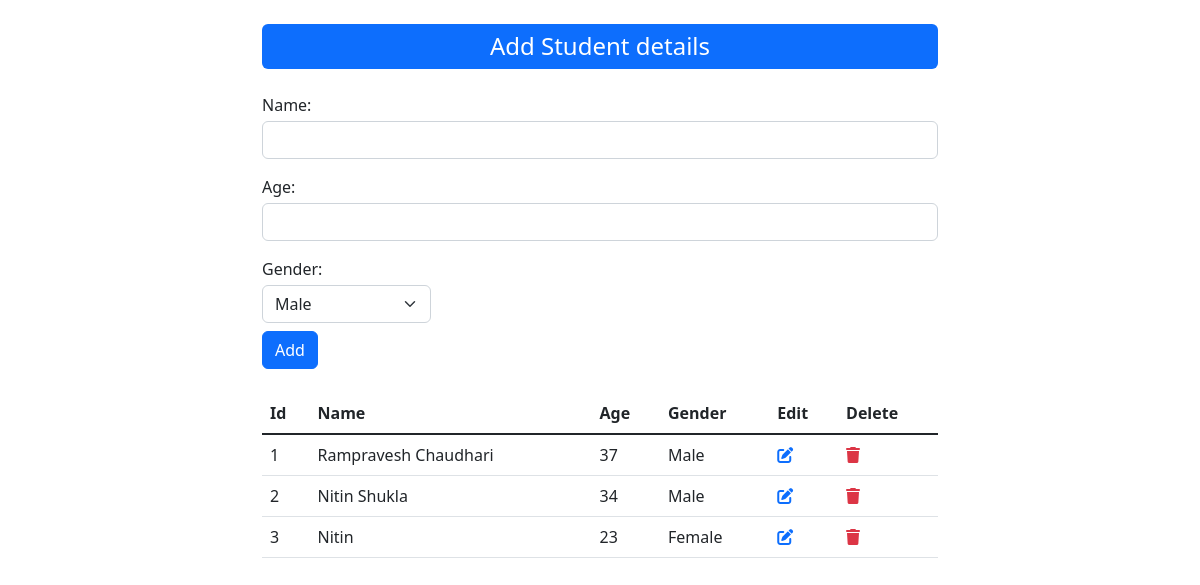
The app's page /, older data.
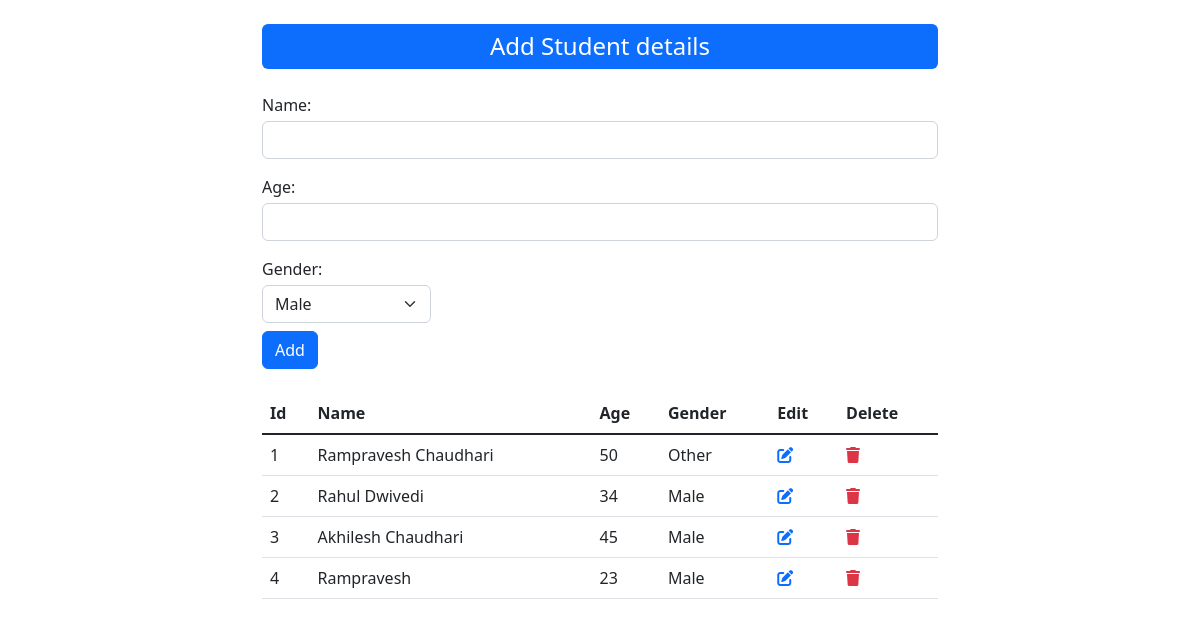
The same page, newer data.
### core/models.py (models this page shows)
class Student(models.Model):
    name = models.CharField(max_length=100)
    age = models.IntegerField()
    gender = models.CharField(choices=SELECT_GENDER,max_length=100)

### core/views.py (the view)
# urls.py: path("",views.register,name="home"),
def register(request):
    if request.method == "POST":
        form = StudentRegister(request.POST)
        if form.is_valid():
            data = form.cleaned_data
            name = data['name']
            age = data['age']
            gender = data['gender']
            s = Student.objects.create(name=name, age=age, gender=gender)
            messages.success(
                request, f"{s.name} data has been saved successfully")
            return JsonResponse({"Yes":"Suceeded"})
    else:
        form = StudentRegister()
    students = Student.objects.all()
    context = {
        'form': form,
        'students': students
    }
    return render(request, "core/home.html", context)

### core/forms.py
class StudentRegister(forms.Form):
    name = forms.CharField(
        required=True, label_suffix=":", widget=forms.TextInput(attrs={"class": "form-control"}))
    age = forms.IntegerField(max_value=100, min_value=18, widget=forms.NumberInput(
        attrs={"class": "form-control"}))
    gender = forms.ChoiceField(choices=SELECT_GENDER,widget=forms.Select(attrs={"class":"form-select w-25"}))

### core/templates/core/home.html (shortened to what this page needs)
{% extends 'core/base.html' %}
{% load static %}
{% block content %}
<div class="container">
    <h4 class="bg-primary py-2 mt-4 rounded-2 text-center text-white mb-4">Add Student details</h4>
    <form action="" method="post" id="add-student">
        {% for field in form %}
            <div class="form-input mt-3">
                <label class="mb-1" for="{{ field.auto_id }} ">{{field.label_tag|striptags}}</label>
                {{ field }}
            </div>
        {% endfor %}
        <input type="submit" value="Add" class="btn btn-primary mt-2">
    </form>
    <div class="student-details">
        <table class="table mt-4">
            <thead>
                <tr>
                    <th scope="col">Id</th>
                    <th scope="col">Name</th>
                    <th scope="col">Age</th>
                    <th scope="col">Gender</th>
                    <th scope="col">Edit</th>
                    <th scope="col">Delete</th>
                </tr>
            </thead>
            <tbody class="table-group-divider">
                {% for student in students %}
                    <tr>
                        <td scope="row">{{ forloop.counter }}</td>
                        <td scope="row">{{ student.name }}</td>
                        <td scope="row">{{ student.age }}</td>
                        <td scope="row">{{ student.gender }}</td>
                         <td scope="row">
                            <a class="btn-sm" href="{% url 'edit' student.id %}">
                                <i class="fa-solid fa-edit"></i>
                            </a>
                        </td>
                         <td scope="row">
                            <a class="text-danger btn-sm" href="{% url 'delete' student.id %}">
                                <i class="fa-solid fa-trash"></i>
                            </a>
                        </td>
                    </tr>
                {% endfor %}
            </tbody>
        </table>
    </div>
</div>
{% endblock content %}

Row changes from the older to the newer data that the page shows:
removed Student: name "Nitin Shukla", age "34", gender "Male"
removed Student: name "Nitin", age "23", gender "Female"
changed Student "Rampravesh Chaudhari": age "37" → "50"; gender "Male" → "Other"
added Student: name "Rahul Dwivedi", age "34", gender "Male"
added Student: name "Akhilesh Chaudhari", age "45", gender "Male"
added Student: name "Rampravesh", age "23", gender "Male"
